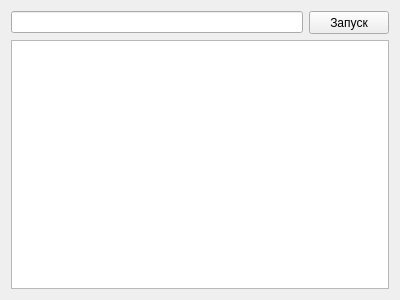
<?xml version="1.0" encoding="UTF-8"?>
<ui version="4.0">
 <class>MainWindow</class>
 <widget class="QMainWindow" name="MainWindow">
  <property name="geometry">
   <rect>
    <x>0</x>
    <y>0</y>
    <width>400</width>
    <height>300</height>
   </rect>
  </property>
  <property name="windowTitle">
   <string>MainWindow</string>
  </property>
  <property name="layoutDirection">
   <enum>Qt::LeftToRight</enum>
  </property>
  <widget class="QWidget" name="centralWidget">
   <property name="sizePolicy">
    <sizepolicy hsizetype="Expanding" vsizetype="Expanding">
     <horstretch>0</horstretch>
     <verstretch>0</verstretch>
    </sizepolicy>
   </property>
   <property name="layoutDirection">
    <enum>Qt::LeftToRight</enum>
   </property>
   <layout class="QGridLayout" name="gridLayout">
    <item row="0" column="0">
     <layout class="QVBoxLayout" name="verticalLayout">
      <property name="sizeConstraint">
       <enum>QLayout::SetDefaultConstraint</enum>
      </property>
      <item>
       <layout class="QGridLayout" name="gridLayout_2">
        <property name="sizeConstraint">
         <enum>QLayout::SetMinAndMaxSize</enum>
        </property>
        <item row="0" column="0">
         <widget class="QLineEdit" name="lineEdit">
          <property name="sizePolicy">
           <sizepolicy hsizetype="Expanding" vsizetype="Fixed">
            <horstretch>0</horstretch>
            <verstretch>0</verstretch>
           </sizepolicy>
          </property>
          <property name="minimumSize">
           <size>
            <width>0</width>
            <height>20</height>
           </size>
          </property>
          <property name="maximumSize">
           <size>
            <width>16777215</width>
            <height>16777215</height>
           </size>
          </property>
         </widget>
        </item>
        <item row="0" column="1">
         <widget class="QPushButton" name="pushButton">
          <property name="sizePolicy">
           <sizepolicy hsizetype="Fixed" vsizetype="Fixed">
            <horstretch>0</horstretch>
            <verstretch>0</verstretch>
           </sizepolicy>
          </property>
          <property name="minimumSize">
           <size>
            <width>76</width>
            <height>23</height>
           </size>
          </property>
          <property name="text">
           <string>Запуск</string>
          </property>
         </widget>
        </item>
       </layout>
      </item>
      <item>
       <widget class="QTextBrowser" name="textBrowser"/>
      </item>
     </layout>
    </item>
   </layout>
  </widget>
 </widget>
 <layoutdefault spacing="6" margin="11"/>
 <resources/>
 <connections/>
</ui>
